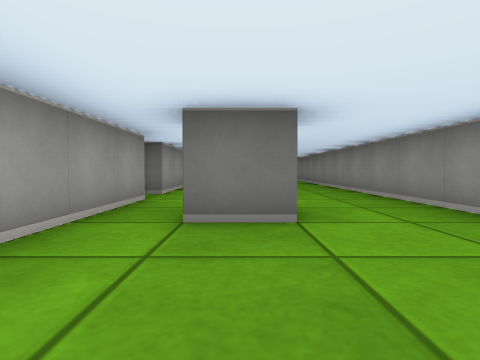
[1] (above)

18 first-person views from a walk through a cub3D maze. The camera is about half as high as the walls, tilts 2° down and sees 80° across. The floor is counted in squares. Each view is taken from the middle of a square. On the plan, view 1 faces up. The plan holds only what a view shows up to about 9 squares ahead; the rest is blank.

[2]
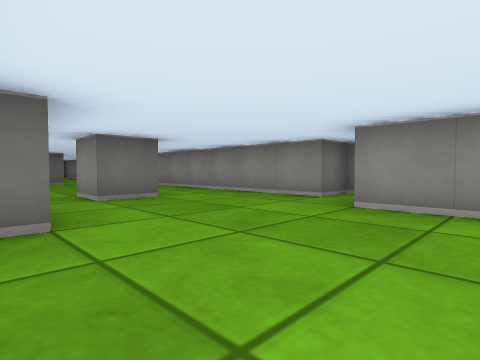

[3]
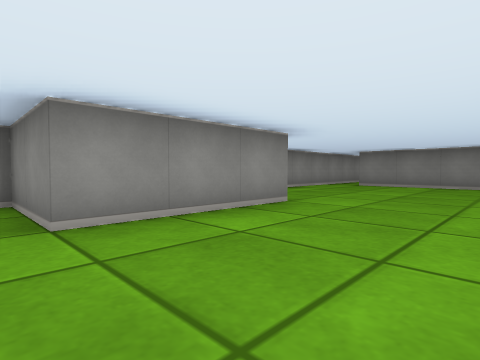

[4]
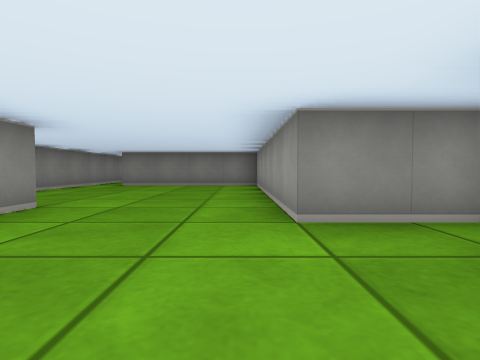

[5]
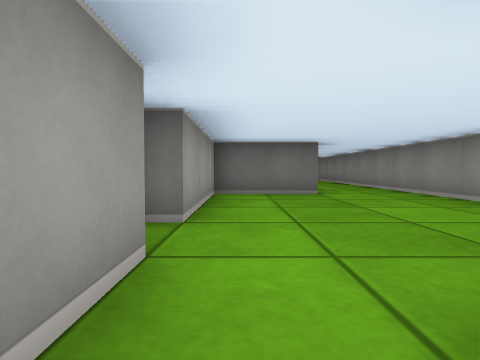

[6]
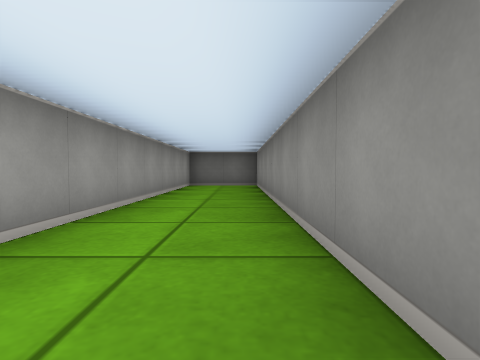

[7]
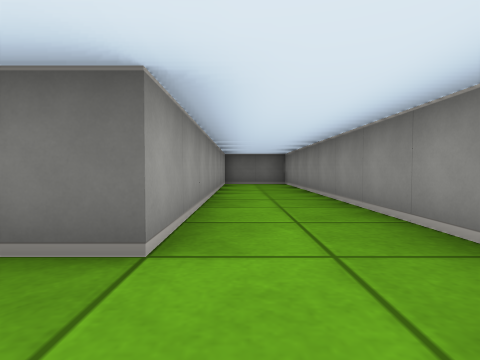

[8]
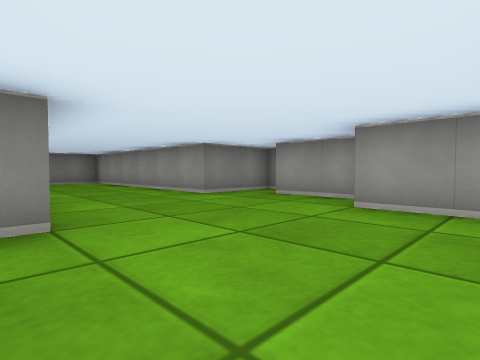

[9]
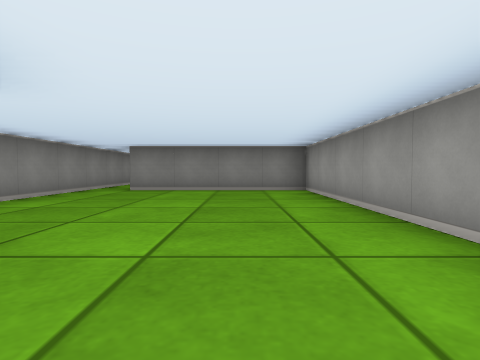

[10]
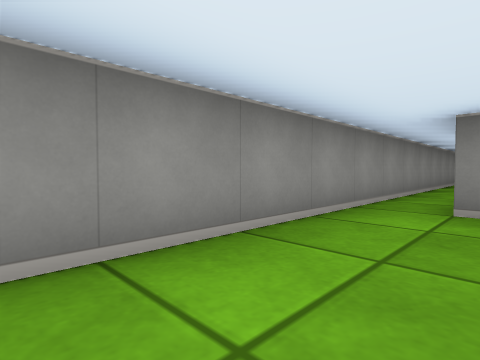

[11]
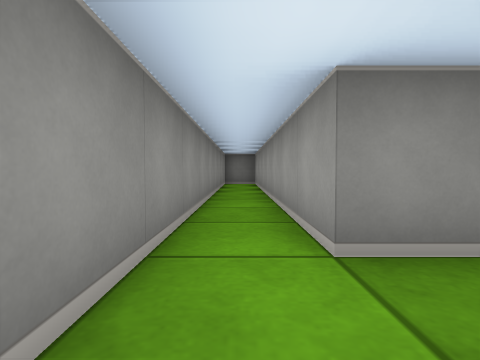

[12]
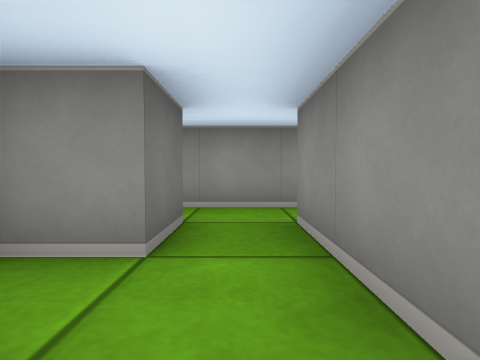

[13]
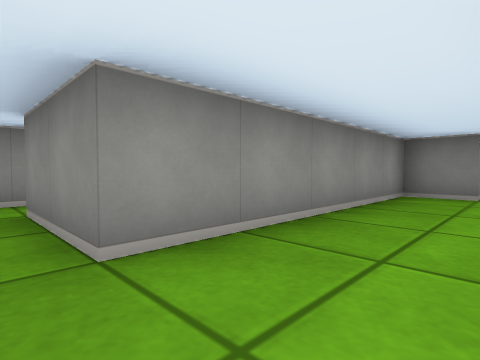

[14]
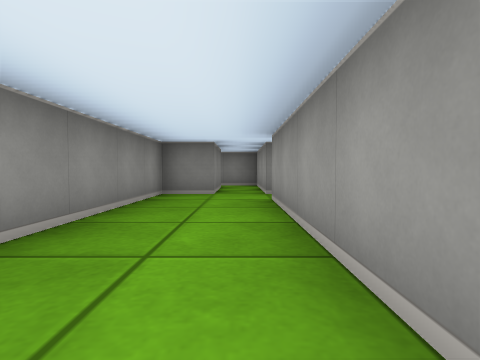

[15]
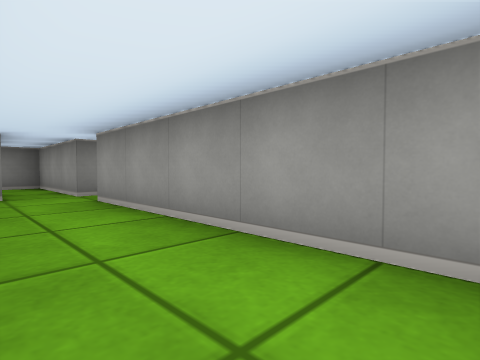

[16]
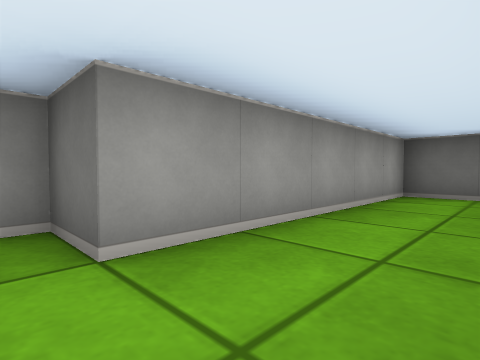

[17]
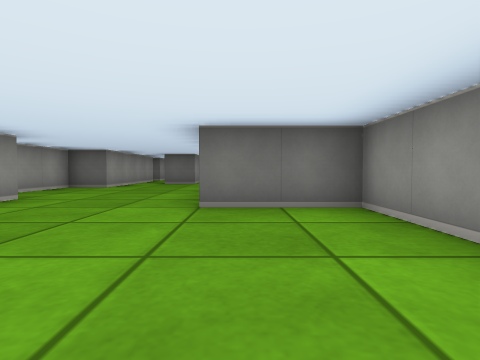

[18]
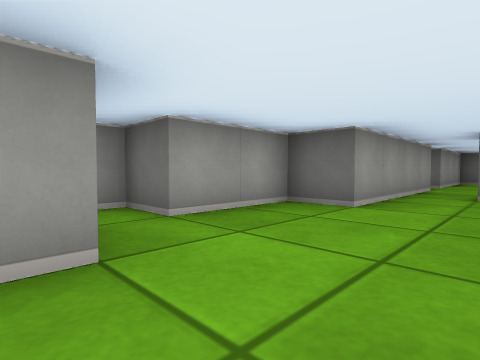

### Floor plan
Ten units are one square. View 1 is at (0, 0); x grows to the right and y downward. Boxes are objects, and circles mark ways between rooms. Rooms are numbered by the first view taken in them; rooms with no view inside come last. Other rooms are left out.
<svg viewBox="-40 -170 80 364">
<path fill="none" stroke="#000" d="M6 -25 -5 -25 -5 -35M-15 -45 -15 -5 -25 -5 -25 15 -35 15 -35 25 -15 25 -15 85 25 85M35 104 35 35 15 35 15 5 35 5 35 -5 25 -5 25 -165 5 -165 5 -85 -15 -85 -15 -55M-4 105 -15 105 -15 155 -25 155 -25 159M-5 165 5 165 5 115 25 115M25 105 15 105 15 96M25 115 25 189M35 186 35 104"/>
<circle cx="30" cy="95" r="3" fill="#2a7"/>
<circle cx="20" cy="110" r="3" fill="#2a7"/>
<text x="10" y="-20">1</text>
<text x="0" y="130">2</text>
<text x="30" y="150">3</text>
</svg>
Room 1 opens to room 3. Room 2 opens to room 3.

Where each view was taken, in squares from view 1:
view 1: 0 up, 0 right, facing up
view 2: 2 down, 2 left, facing up-right
view 3: 0 up, 1 left, facing down-right
view 4: 0 up, 1 left, facing down
view 5: 3 up, 1 left, facing up
view 6: 8 up, 2 right, facing up
view 7: 7 up, 1 right, facing up
view 8: 2 up, 2 right, facing down-left
view 9: 2 down, 0 right, facing down
view 10: 5 down, 2 right, facing down-right
view 11: 10 down, 3 right, facing down
view 12: 11 down, 0 right, facing right
view 13: 11 down, 1 left, facing down-right
view 14: 11 down, 1 left, facing down
view 15: 11 down, 0 right, facing down-left
view 16: 16 down, 0 right, facing up-left
view 17: 7 down, 2 right, facing up
view 18: 3 down, 0 right, facing up-left
